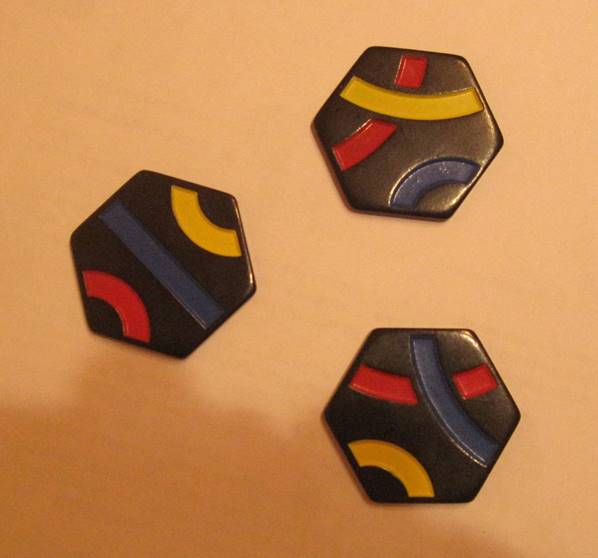
#> input picture Lab2/Образцы/Group_1.bmp, 598 x 558 px; its folder holds only this picture in this run
$ python -i segmentation_tiles.py   (imports and definitions only)
#> lines starting #> are read from the running program, lines starting #| are printed output that depends on the picture; after the words box and inside, x2 and y2 are one past the last pixel; in counts of white or black regions, pixels touching at a corner belong together
from __future__ import annotations

import re

import cv2
import numpy as np


HEX_TEMPLATE_AREA_RATIO = 0.0

PATH_SEGMENTATION_CONFIGS = {
    "path_4": [
        {"blur": 7, "close": 7, "mode": "kmeans_inner", "alpha": 0.30, "seed": 0, "component_close": 5},
        {"blur": 7, "close": 7, "mode": "kmeans_all", "seed": 0, "component_close": 5},
    ],
    "path_7_1": [
        {"blur": 7, "close": 7, "mode": "kmeans_all", "seed": 0, "component_close": 5},
        {"blur": 7, "close": 7, "mode": "kmeans_all", "seed": 1, "component_close": 5},
        {"blur": 7, "close": 7, "mode": "kmeans_inner", "alpha": 0.30, "seed": 0, "component_close": 5},
    ],
    "path_10_1": [
        {"blur": 5, "close": 7, "mode": "kmeans_all", "seed": 5, "component_close": 7},
        {"blur": 5, "close": 5, "mode": "kmeans_all", "seed": 1, "component_close": 7},
        {"blur": 9, "close": 7, "mode": "kmeans_all", "seed": 7, "component_close": 7},
        {"blur": 9, "close": 7, "mode": "kmeans_inner", "alpha": 0.30, "seed": 2, "component_close": 7},
        {"blur": 7, "close": 7, "mode": "kmeans_all", "seed": 0, "component_close": 5},
    ],
}


def segment_tiles(
    image_bgr: np.ndarray,
    min_area: int = 1500,
    path_hint: str | None = None,
) -> tuple[np.ndarray, list[np.ndarray]]:
    if image_bgr is None:
        raise ValueError("image_bgr is None")

    expected_path_count = parse_path_tile_count(path_hint)
    if expected_path_count is not None:
        return segment_path_tiles(
            image_bgr,
            expected_count=expected_path_count,
            min_area=min_area,
        )

    raw_mask, cleaned_mask = build_tile_masks(image_bgr)
    component_masks = extract_component_masks(cleaned_mask, min_area=min_area)
    instance_masks = [regularize_component_to_hex(mask) for mask in component_masks]

    tiles_mask = np.zeros(raw_mask.shape, dtype=np.uint8)
    for mask in instance_masks:
        tiles_mask = np.maximum(tiles_mask, mask)

    return tiles_mask, instance_masks


def parse_path_tile_count(path_hint: str | None) -> int | None:
    if not path_hint:
        return None

    match = re.search(r"path[_ ]?(\d+)", path_hint, flags=re.IGNORECASE)
    if not match:
        return None

    expected = int(match.group(1))
    if expected <= 0:
        return None
    return expected


# [226 lines left out: functions segment_path_tiles, build_path_segmentation_candidates, build_path_cluster_mask, keep_largest_component, fill_small_holes, split_path_cluster_into_tiles and 2 more, not called in this run]


def build_tile_masks(image_bgr: np.ndarray) -> tuple[np.ndarray, np.ndarray]:
    lab = cv2.cvtColor(image_bgr, cv2.COLOR_BGR2LAB)
    bg_lab = get_background_lab_from_border(lab)

    raw_mask = (lab[:, :, 0] < bg_lab[0] - 38).astype(np.uint8) * 255
    raw_mask = cv2.morphologyEx(
        raw_mask,
        cv2.MORPH_OPEN,
        cv2.getStructuringElement(cv2.MORPH_ELLIPSE, (5, 5)),
    )

    cleaned_mask = remove_border_components(raw_mask)
    cleaned_mask = fill_holes_per_component(cleaned_mask)
    cleaned_mask = cv2.morphologyEx(
        cleaned_mask,
        cv2.MORPH_CLOSE,
        cv2.getStructuringElement(cv2.MORPH_ELLIPSE, (9, 9)),
    )
    return raw_mask, cleaned_mask


def get_background_lab_from_border(lab: np.ndarray, border_frac: float = 0.08):
    height, width = lab.shape[:2]
    border_h = max(1, int(height * border_frac))
    border_w = max(1, int(width * border_frac))

    border_pixels = np.concatenate(
        [
            lab[:border_h].reshape(-1, 3),
            lab[height - border_h:].reshape(-1, 3),
            lab[:, :border_w].reshape(-1, 3),
            lab[:, width - border_w:].reshape(-1, 3),
        ],
        axis=0,
    )
    return np.median(border_pixels, axis=0)


def remove_border_components(mask: np.ndarray) -> np.ndarray:
    num_labels, labels, stats, _ = cv2.connectedComponentsWithStats(mask, 8)
    height, width = mask.shape
    clean = np.zeros_like(mask)

    for label in range(1, num_labels):
        x = stats[label, cv2.CC_STAT_LEFT]
        y = stats[label, cv2.CC_STAT_TOP]
        w = stats[label, cv2.CC_STAT_WIDTH]
        h = stats[label, cv2.CC_STAT_HEIGHT]

        if x <= 0 or y <= 0 or x + w >= width or y + h >= height:
            continue

        clean[labels == label] = 255

    return clean


def fill_holes(mask: np.ndarray) -> np.ndarray:
    height, width = mask.shape
    flood = mask.copy()
    flood_mask = np.zeros((height + 2, width + 2), np.uint8)
    cv2.floodFill(flood, flood_mask, (0, 0), 255)
    return cv2.bitwise_or(mask, cv2.bitwise_not(flood))


def fill_holes_per_component(mask: np.ndarray) -> np.ndarray:
    num_labels, labels, _, _ = cv2.connectedComponentsWithStats(mask, 8)
    filled = np.zeros_like(mask)

    for label in range(1, num_labels):
        component = (labels == label).astype(np.uint8) * 255
        filled = np.maximum(filled, fill_holes(component))

    return filled


def extract_component_masks(
    mask: np.ndarray,
    min_area: int = 1500,
) -> list[np.ndarray]:
    num_labels, labels, stats, _ = cv2.connectedComponentsWithStats(mask, 8)
    instance_masks = []

    for label in range(1, num_labels):
        area = int(stats[label, cv2.CC_STAT_AREA])
        if area < min_area:
            continue
        instance_masks.append((labels == label).astype(np.uint8) * 255)

    return instance_masks


# [9 lines left out: function build_hex_template, not called in this run]


def build_regular_hex_points(
    center: np.ndarray,
    radius: float,
    start_angle_deg: float,
) -> np.ndarray:
    points = []
    for idx in range(6):
        angle = np.deg2rad(start_angle_deg + 60.0 * idx)
        points.append(
            [
                center[0] + radius * np.cos(angle),
                center[1] + radius * np.sin(angle),
            ]
        )
    return np.array(points, dtype=np.float32)


def regularize_component_to_hex(mask: np.ndarray) -> np.ndarray:
    contours, _ = cv2.findContours(mask, cv2.RETR_EXTERNAL, cv2.CHAIN_APPROX_SIMPLE)
    if not contours:
        return mask

    contour = max(contours, key=cv2.contourArea)
    hull = cv2.convexHull(contour)
    area = cv2.contourArea(hull)
    if area <= 0:
        return mask

    perimeter = cv2.arcLength(hull, True)
    approx = cv2.approxPolyDP(hull, 0.03 * perimeter, True).reshape(-1, 2).astype(np.float32)

    if len(approx) == 6:
        center = polygon_centroid(approx)
        approx, angles = order_polygon_vertices(approx, center)
        radii = np.linalg.norm(approx - center, axis=1)
        base_angles = [angles[idx] - idx * (np.pi / 3.0) for idx in range(6)]
        start_angle = np.rad2deg(np.angle(np.exp(1j * np.array(base_angles)).mean()))
        radius = float(radii.mean())
    else:
        moments = cv2.moments(hull)
        if moments["m00"] > 1e-6:
            center = np.array(
                [moments["m10"] / moments["m00"], moments["m01"] / moments["m00"]],
                dtype=np.float32,
            )
        else:
            center = hull.reshape(-1, 2).mean(axis=0)

        rect = cv2.minAreaRect(hull)
        angle = rect[2]
        if rect[1][0] < rect[1][1]:
            angle += 90.0
        start_angle = angle
        radius = 0.42 * area_to_template_size(area)

    return render_regular_hex_mask(mask.shape, center, radius_to_template_size(radius), start_angle)


def polygon_centroid(points: np.ndarray) -> np.ndarray:
    x = points[:, 0]
    y = points[:, 1]
    x_next = np.roll(x, -1)
    y_next = np.roll(y, -1)
    cross = x * y_next - x_next * y
    area2 = cross.sum()

    if abs(area2) < 1e-6:
        return points.mean(axis=0)

    cx = ((x + x_next) * cross).sum() / (3.0 * area2)
    cy = ((y + y_next) * cross).sum() / (3.0 * area2)
    return np.array([cx, cy], dtype=np.float32)


def order_polygon_vertices(points: np.ndarray, center: np.ndarray):
    angles = np.arctan2(points[:, 1] - center[1], points[:, 0] - center[0])
    order = np.argsort(angles)
    return points[order], angles[order]


def area_to_template_size(area: float) -> float:
    ensure_hex_area_ratio()
    return np.sqrt(area / HEX_TEMPLATE_AREA_RATIO)


def radius_to_template_size(radius: float) -> int:
    return max(1, int(round(radius / 0.42)))


# [6 lines left out: function ensure_hex_area_ratio, not called in this run]


def render_regular_hex_mask(
    shape: tuple[int, int],
    center: np.ndarray,
    template_size: int,
    start_angle_deg: float = -30.0,
) -> np.ndarray:
    height, width = shape
    out = np.zeros((height, width), dtype=np.uint8)
    points = build_regular_hex_points(
        np.array(center, dtype=np.float32),
        0.42 * template_size,
        start_angle_deg=start_angle_deg,
    )
    cv2.fillConvexPoly(out, np.round(points).astype(np.int32), 255)
    return out


def mask_to_rgb(mask: np.ndarray) -> np.ndarray:
    return np.stack([mask, mask, mask], axis=-1)

>>> import cv2
>>> picture = cv2.imread('Образцы/Group_1.bmp')
#> picture is the input picture: shape (558, 598, 3); mean B, G, R 79.9, 130.5, 187.5
>>> result = segment_tiles(picture)
#> in build_tile_masks, `bg_lab = get_background_lab_from_border(lab)`: bg_lab = [180, 144, 168]
#> in build_tile_masks, `raw_mask = (lab[:, :, 0] < bg_lab[0] - 38).astype(np.uint8) * 255`:
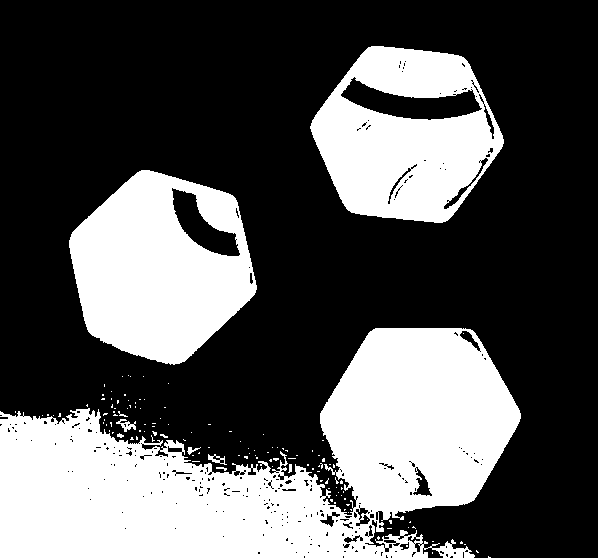
#> raw_mask: shape (558, 598); 34.2% white; 131 white regions (121 under 20 px), largest, box (x1, y1, x2, y2) and area: (0, 328, 521, 558) 66961, (69, 170, 257, 365) 24574, (310, 46, 504, 223) 21769
#> in remove_border_components, `num_labels, labels, stats, _ = cv2.connectedComponentsWithStats(mask, 8)`:
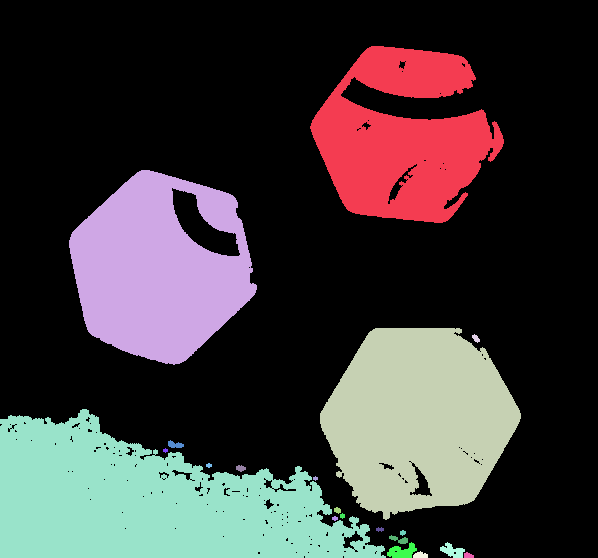
#> labels: shape (558, 598) int32; 21 distinct labels, from 0 to 20; one colour per label, 0 black
#> in remove_border_components, `num_labels, labels, stats, _ = cv2.connectedComponentsWithStats(mask, 8)`: num_labels = 21; stats = 21 rows, first 6: [0, 0, 598, 558, 223293], [310, 46, 194, 177, 21171], [69, 170, 188, 195, 24499], [320, 328, 201, 192, 27576], [472, 334, 8, 9, 42], [0, 409, 386, 149, 36073]
#> the loop in remove_border_components, `for label in range(1, num_labels):` made 20 passes
#> (x, y, w, h) on passes 1 to 8: (310, 46, 194, 177), (69, 170, 188, 195), (320, 328, 201, 192), (472, 334, 8, 9), (0, 409, 386, 149), (168, 440, 16, 8), (163, 448, 5, 5), (206, 463, 6, 5)
#> in fill_holes_per_component, `num_labels, labels, _, _ = cv2.connectedComponentsWithStats(mask, 8)`:
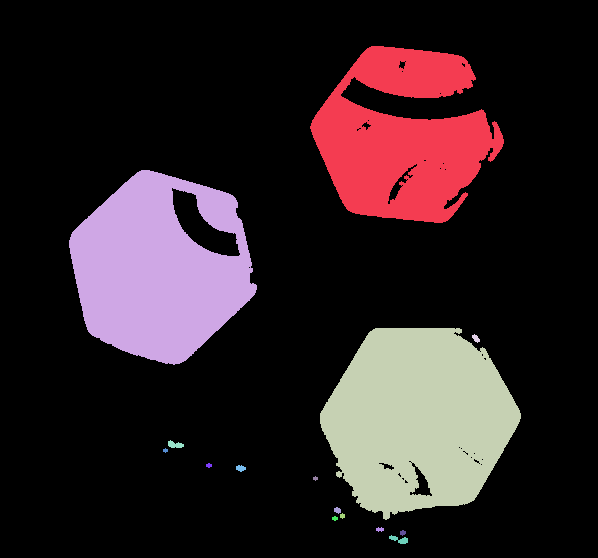
#> labels: shape (558, 598) int32; 16 distinct labels, from 0 to 15; one colour per label, 0 black
#> in fill_holes_per_component, `num_labels, labels, _, _ = cv2.connectedComponentsWithStats(mask, 8)`: num_labels = 16
#> after the loop in fill_holes_per_component, `for label in range(1, num_labels):`:
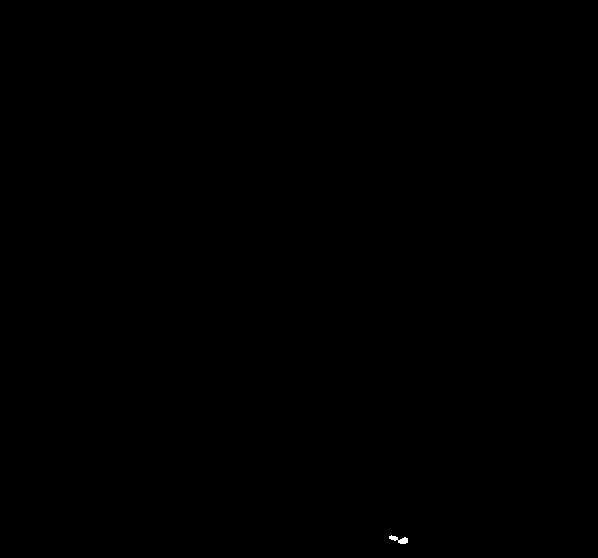
#> component: shape (558, 598); 0.03% white; 1 white region, box (x1, y1, x2, y2) and area: (389, 535, 408, 544) 87
#> in build_tile_masks, `cleaned_mask = cv2.morphologyEx( cleaned_mask, cv2.MORPH_CLOSE, cv2.ge..`:
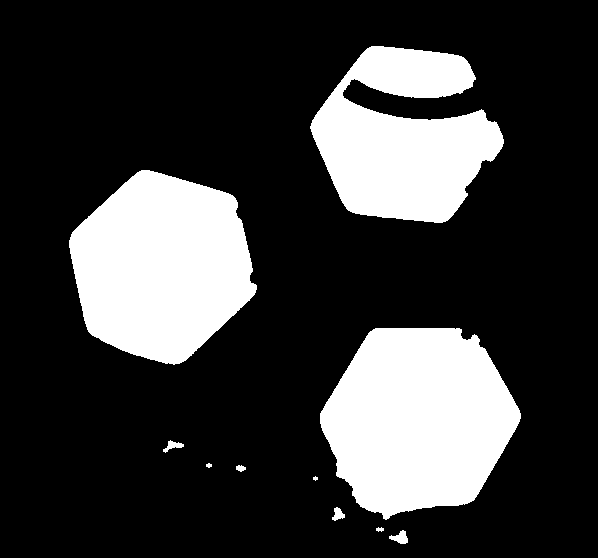
#> cleaned_mask: shape (558, 598); 23% white; 10 white regions (1 under 20 px), largest, box (x1, y1, x2, y2) and area: (320, 328, 521, 520) 28160, (69, 170, 257, 365) 26450, (310, 46, 504, 223) 21761
#> in extract_component_masks, `num_labels, labels, stats, _ = cv2.connectedComponentsWithStats(mask, 8)`: num_labels = 11; stats = [[0, 0, 598, 558, 256821], [310, 46, 194, 177, 21761], [69, 170, 188, 195, 26450], [320, 328, 201, 192, 28160], [163, 440, 21, 13, 116], [206, 463, 6, 5, 22], [236, 465, 10, 7, 49], [313, 476, 5, 5, 17], [332, 507, 13, 14, 108], [376, 527, 8, 5, 28], [389, 530, 19, 14, 152]]
#> the loop in extract_component_masks, `for label in range(1, num_labels):` made 10 passes
#> area on passes 1, 2, 3, 4, 5, 6, 8, 9: 21761, 26450, 28160, 116, 22, 49, 108, 28
#> after the loop in extract_component_masks, `for label in range(1, num_labels):`: instance_masks = 3 items
#> call 3 of render_regular_hex_mask, with shape = (558, 598), center = array of shape (2,), template_size = 238, start_angle_deg = 179.4
#> in render_regular_hex_mask (call 3), `cv2.fillConvexPoly(out, np.round(points).astype(np.int32), 255)`:
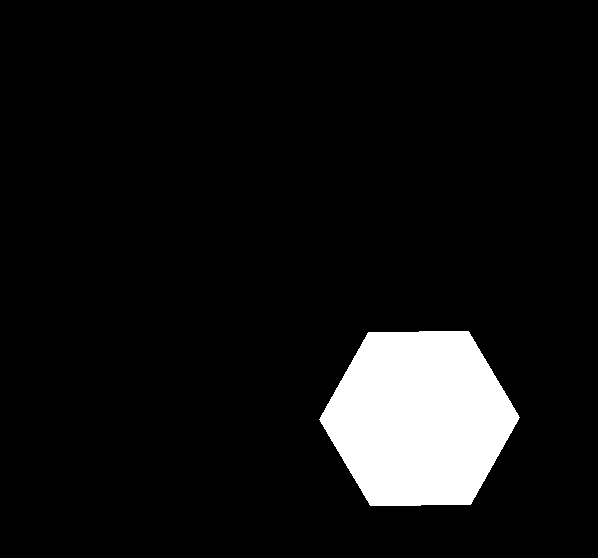
#> out: shape (558, 598); 7.9% white; 1 white region, box (x1, y1, x2, y2) and area: (319, 331, 520, 506) 26227
#> the loop in segment_tiles, `for mask in instance_masks:` made 3 passes
#> pass 3, in segment_tiles, `tiles_mask = np.maximum(tiles_mask, mask)`:
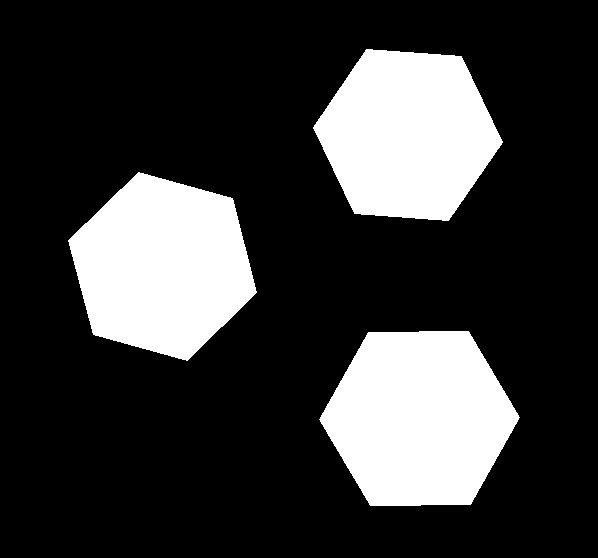
#> tiles_mask: shape (558, 598); 22.4% white; 3 white regions, box (x1, y1, x2, y2) and area: (319, 331, 520, 506) 26227, (68, 172, 257, 361) 24856, (313, 49, 503, 221) 23645

$ run again, on Lab2/Образцы/Group_3.bmp
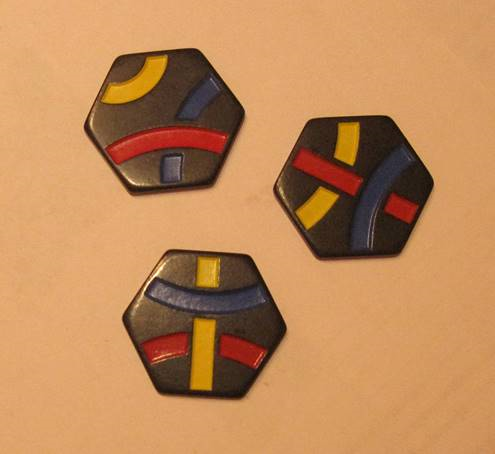
#> input picture Lab2/Образцы/Group_3.bmp, 495 x 454 px
#> picture is the input picture: shape (454, 495, 3); mean B, G, R 89.6, 137.2, 190.8
#> lab: shape (454, 495, 3); mean of channels 0, 1, 2 155.4, 143, 160.9
#> bg_lab = [181, 144, 165]
#> in remove_border_components, `num_labels, labels, stats, _ = cv2.connectedComponentsWithStats(mask, 8)`: num_labels = 4; stats = [[0, 0, 495, 454, 175251], [84, 48, 161, 149, 16423], [273, 115, 161, 147, 16489], [122, 249, 165, 152, 16567]]
#> the loop in remove_border_components, `for label in range(1, num_labels):` made 3 passes
#> (x, y, w, h) on passes 1 to 3: (84, 48, 161, 149), (273, 115, 161, 147), (122, 249, 165, 152)
#> in fill_holes_per_component, `num_labels, labels, _, _ = cv2.connectedComponentsWithStats(mask, 8)`: num_labels = 4
#> cleaned_mask: shape (454, 495); 24.1% white; 3 white regions, box (x1, y1, x2, y2) and area: (122, 249, 287, 401) 18528, (273, 115, 434, 262) 17920, (84, 48, 245, 197) 17791
#> in extract_component_masks, `num_labels, labels, stats, _ = cv2.connectedComponentsWithStats(mask, 8)`: stats = [[0, 0, 495, 454, 170491], [84, 48, 161, 149, 17791], [273, 115, 161, 147, 17920], [122, 249, 165, 152, 18528]]
#> the loop in extract_component_masks, `for label in range(1, num_labels):` made 3 passes
#> area on passes 1 to 3: 17791, 17920, 18528
#> after the loop in extract_component_masks, `for label in range(1, num_labels):`: instance_masks = 3 items
#> out: shape (454, 495); 7.4% white; 1 white region
#> mask: shape (454, 495); 8% white; 1 white region, box (x1, y1, x2, y2) and area: (273, 115, 434, 262) 17920
#> out: shape (454, 495); 7.5% white; 1 white region
#> mask: shape (454, 495); 8.2% white; 1 white region, box (x1, y1, x2, y2) and area: (122, 249, 287, 401) 18528
#> in render_regular_hex_mask (call 3), `cv2.fillConvexPoly(out, np.round(points).astype(np.int32), 255)`:
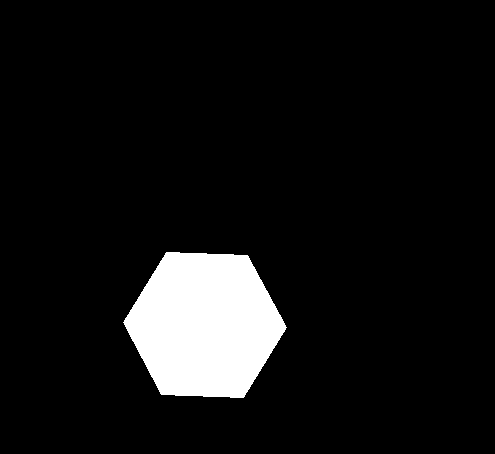
#> out: shape (454, 495); 7.8% white; 1 white region, box (x1, y1, x2, y2) and area: (123, 252, 287, 398) 17605
#> the loop in segment_tiles, `for mask in instance_masks:` made 3 passes
#> pass 3, in segment_tiles, `tiles_mask = np.maximum(tiles_mask, mask)`:
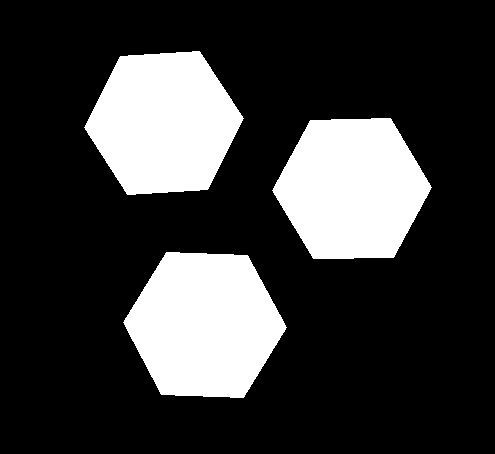
#> tiles_mask: shape (454, 495); 22.7% white; 3 white regions, box (x1, y1, x2, y2) and area: (123, 252, 287, 398) 17605, (272, 118, 432, 259) 16777, (84, 51, 244, 195) 16730
